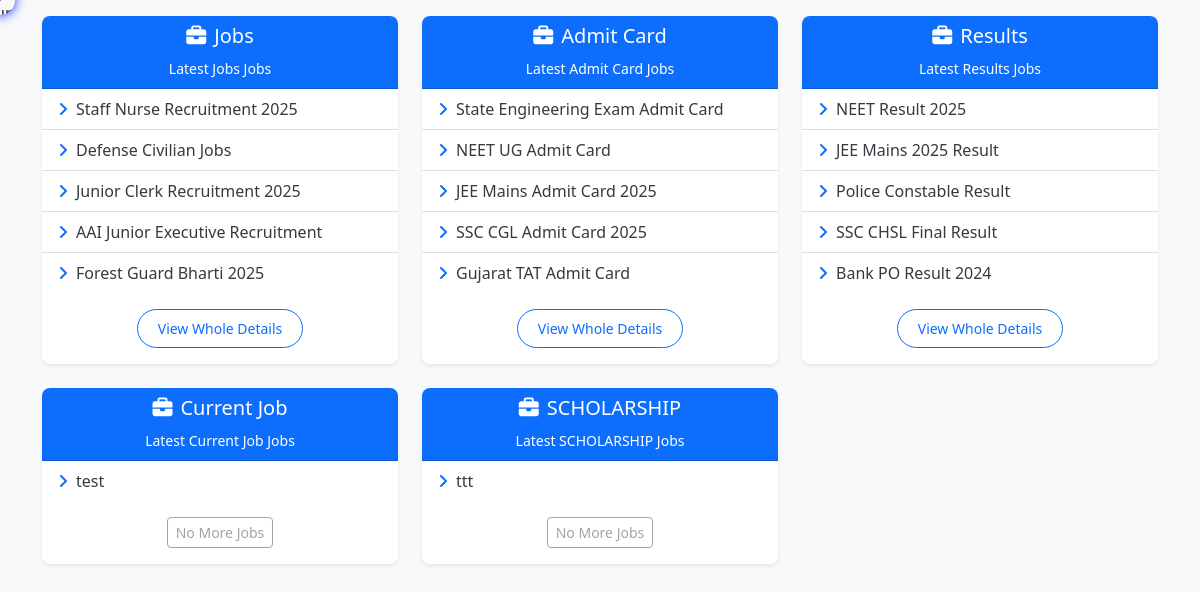
The app's page /category_listing_section.php with its own data.
### tables this page shows
CREATE TABLE `categories` (
  `id` int(11) NOT NULL,
  `name` varchar(100) NOT NULL,
  `slug` varchar(100) NOT NULL,
  `created_at` timestamp NOT NULL DEFAULT current_timestamp()
);

CREATE TABLE `posts` (
  `id` int(11) NOT NULL,
  `category_id` int(11) NOT NULL,
  `title` varchar(255) NOT NULL,
  `vacancy_count` int(11) DEFAULT NULL,
  `education_required` varchar(255) DEFAULT NULL,
  `date_posted` timestamp NOT NULL DEFAULT current_timestamp(),
  `age_between` varchar(50) DEFAULT NULL,
  `age_relaxation` text DEFAULT NULL,
  `application_fee` varchar(100) DEFAULT NULL,
  `documents_required` text DEFAULT NULL,
  `file_attachment` varchar(255) DEFAULT NULL,
  `rich_text_description` longtext DEFAULT NULL,
  `external_link` varchar(255) DEFAULT NULL,
  `status` enum('active','inactive') DEFAULT 'active',
  `is_featured` tinyint(1) DEFAULT 0,
  `auto_delete_date` date DEFAULT NULL
);

### category_listing_section.php (the view, shortened to what this page needs)
<?php
$host = "localhost";
$db = "star cyber cafe";
$user = "root";
$pass = "";
$conn = new mysqli($host, $user, $pass, $db);
?>
<!DOCTYPE html>
<html lang="en">
<head>
    <link href="https://cdn.jsdelivr.net/npm/bootstrap@5.3.0/dist/css/bootstrap.min.css" rel="stylesheet">
    <link href="https://cdnjs.cloudflare.com/ajax/libs/font-awesome/6.5.0/css/all.min.css" rel="stylesheet">
</head>
<body>
<div class="container mt-3">
    <div class="row">
        <?php
        $cat_query = "SELECT id, name FROM categories ORDER BY id ASC";
        $cat_result = mysqli_query($conn, $cat_query);
        if ($cat_result && mysqli_num_rows($cat_result) > 0) {
            while ($category = mysqli_fetch_assoc($cat_result)) {
                $cat_id = htmlspecialchars($category['id']);
                $cat_name = htmlspecialchars($category['name']);
                $post_query_initial = "SELECT id, title FROM posts WHERE category_id = ? AND status = 'active' ORDER BY date_posted DESC LIMIT 5";
                $stmt_initial = $conn->prepare($post_query_initial);
                $stmt_initial->bind_param("i", $cat_id);
                $stmt_initial->execute();
                $post_result_initial = $stmt_initial->get_result();
        ?>
        <div class="col-lg-4 col-md-6 col-sm-12 mb-4">
            <div class="card shadow-sm h-100 border-0">
                <div class="card-header bg-primary text-white text-center">
                    <h5><i class="fas fa-briefcase me-2"></i><?php echo $cat_name; ?></h5>
                    <small>Latest <?php echo $cat_name; ?> Jobs</small>
                </div>
                <ul class="list-group list-group-flush" id="post-list-<?php echo $cat_id; ?>">
                    <?php
                    if ($post_result_initial->num_rows > 0) {
                        while ($post = $post_result_initial->fetch_assoc()) {
                    ?>
                        <li class="list-group-item">
                            <a href="job_details.php?id=<?php echo htmlspecialchars($post['id']); ?>" class="text-decoration-none text-dark">
                                <i class="fas fa-angle-right me-2 text-primary"></i><?php echo htmlspecialchars($post['title']); ?>
                            </a>
                        </li>
                    <?php
                        }
                    } else {
                        echo '<li class="list-group-item text-muted text-center">No jobs found in this category.</li>';
                    }
                    ?>
                </ul>
                <div class="card-body text-center">
                    <?php
                    $total_posts_query = "SELECT COUNT(*) AS total FROM posts WHERE category_id = ? AND status = 'active'";
                    $stmt_total = $conn->prepare($total_posts_query);
                    $stmt_total->bind_param("i", $cat_id);
                    $stmt_total->execute();
                    $total_posts_result = $stmt_total->get_result();
                    $total_posts_row = $total_posts_result->fetch_assoc();
                    $total_posts = $total_posts_row['total'];
                    if ($total_posts > 5) {
                    ?>
                    <button class="btn btn-outline-primary btn-sm load-more-btn"
                        data-category-id="<?php echo $cat_id; ?>"
                        data-offset="5">View Whole Details
                    </button>
                    <?php } else { ?>
                    <button class="btn btn-outline-secondary btn-sm" disabled>No More Jobs</button>
                    <?php } ?>
                </div>
            </div>
        </div>
        <?php
            }
        } else {
            echo '<div class="col-12"><p class="alert alert-warning text-center">No categories found.</p></div>';
        }
        ?>
    </div>
</div>
</body>
</html>

### category_listing_section.php (style rules this page uses)
body { background-color: #f8f9fa; }
.container { margin-top: 50px; }
.card { border-radius: 8px; overflow: hidden; box-shadow: 0 4px 8px rgba(0,0,0,0.1); }
.card-header { border-top-left-radius: 8px; border-top-right-radius: 8px; }
.list-group-item { border-bottom: 1px solid rgba(0,0,0,.125); }
.list-group-item:last-child { border-bottom: none; }
.load-more-btn { border-radius: 20px; padding: 8px 20px; }
.text-dark { color: #343a40 !important; }

### records on screen
categories: name "Jobs"
posts: title "Staff Nurse Recruitment 2025"
posts: title "Defense Civilian Jobs"
posts: title "Junior Clerk Recruitment 2025"
posts: title "AAI Junior Executive Recruitment"
posts: title "Forest Guard Bharti 2025"
categories: name "Admit Card"
posts: title "State Engineering Exam Admit Card"
posts: title "NEET UG Admit Card"
posts: title "JEE Mains Admit Card 2025"
posts: title "SSC CGL Admit Card 2025"
posts: title "Gujarat TAT Admit Card"
categories: name "Results"
posts: title "NEET Result 2025"
posts: title "JEE Mains 2025 Result"
posts: title "Police Constable Result"
posts: title "SSC CHSL Final Result"
posts: title "Bank PO Result 2024"
categories: name "Current Job", shows "No More Jobs"
posts: title "test"
categories: name "SCHOLARSHIP", shows "No More Jobs"
posts: title "ttt"
